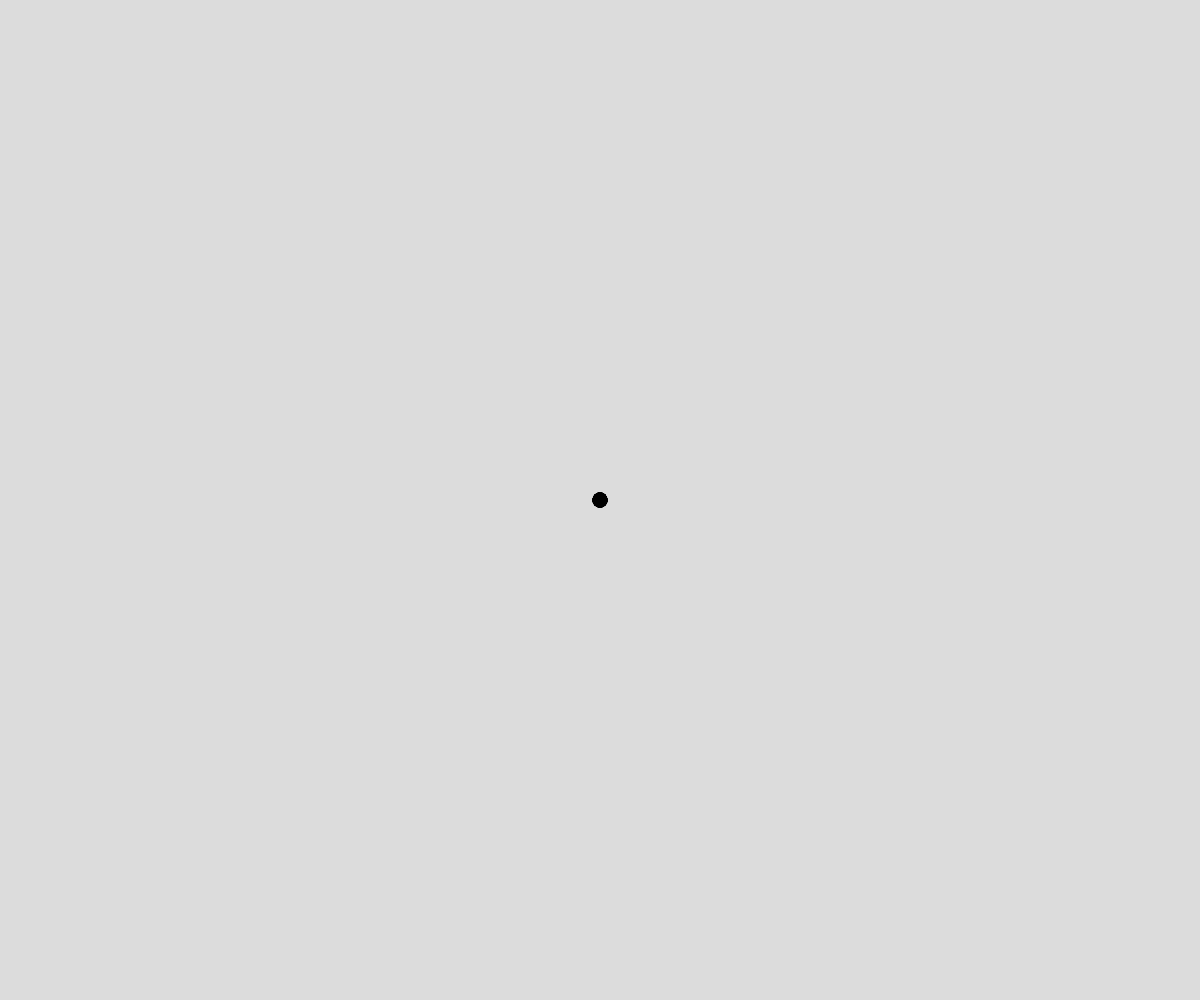
Frame 1 (no input)
Frame 60 (no input): identical to frame 1, image omitted
Frame 120 (the mouse pressed at the canvas centre since frame 60): identical to frame 1, image omitted

The p5.js sketch that drew this single still picture (run headless with seeded random() and noise() and a simulated clock; from frame 60 on, the mouse is pressed at the canvas centre):

// p5.js sketch
// ── sketch.js
// Snake Mechanics
// Raghad Ibrahim
// oct 11, 2023
// PRACTICE IN WORKING WITH CALSSES AND ARRAYS (SNAKE)

//Global Variables
let points = []; //snake coordinates
let speed = 6; //snake speed
let snakeLegth = 30;
let snakeLocation; //a Pont for the where the head is
function setup() {
  createCanvas(windowWidth, windowHeight);
  snakeLocation = new Point(width/2, height/2);
  strokeWeight(15);
  initSnake();
}

function initSnake(){
  //place in a bunsh of starting points
  for(let i=0; i < snakeLegth; i++){
    points.push(createPoint());
  }
}

function createPoint(){
  //return a new Point object
  if(keyCode===UP_ARROW)snakeLocation.y -= speed;
  else if (keyCode===DOWN_ARROW) snakeLocation.y += speed;
  else if (keyCode===LEFT_ARROW) snakeLocation.x -= speed;
  else if (keyCode===RIGHT_ARROW) snakeLocation.x += speed;
  //if a diffeent coded key was pressed, no change
  return new Point(snakeLocation.x, snakeLocation.y);
}

function draw() {
  background(220);
  moveAndDisplay();
}

function moveAndDisplay(){
  //loop through the array, and connect all 
  for(let i= 0; i<points.length-1; i++){
    let cur = points[i]; //point .x .y
    let next = points[i+1];
    let alpha = map(i,0,points.length-1,0,255);
    stroke(0,alpha);
    line(cur.x, cur.y, next.x, next.y);
  }

  points.splice(0,1); //deletes elements 0
  points.push(createPoint());
}

class Point{ //a class for an (x,y) point
  constructor(x,y){
    this.x = x;
    this.y = y;
  }
}
